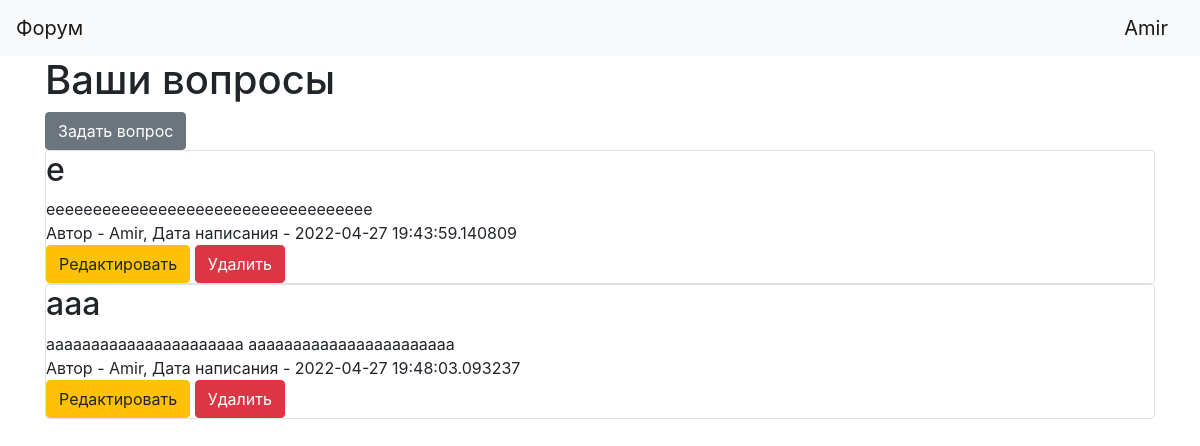
Page / (signed in) on the earlier database version.
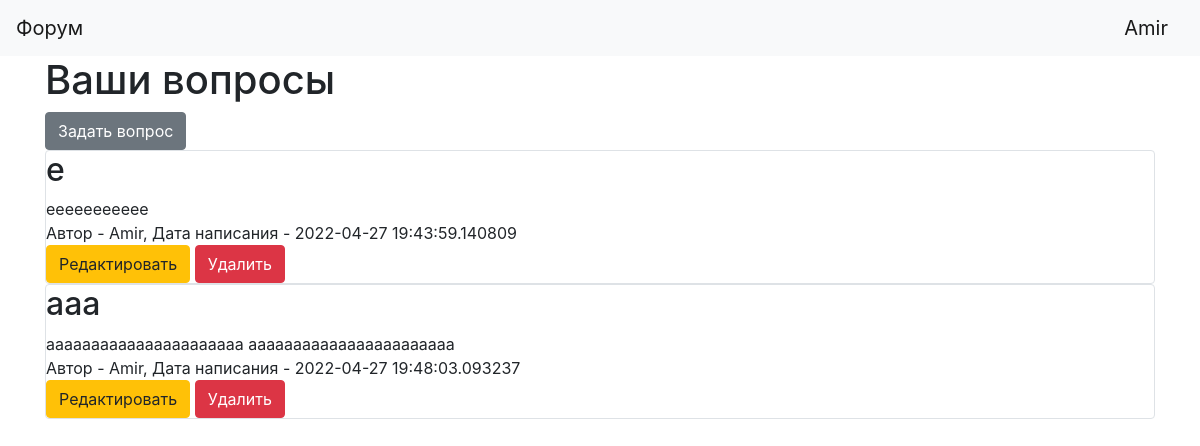
Same page on the later database version.
### data/user.py (models this page shows, shortened)
class User(SqlAlchemyBase, UserMixin):
    __tablename__ = 'users'
    id = sqlalchemy.Column(sqlalchemy.Integer,
                           primary_key=True, autoincrement=True)
    name = sqlalchemy.Column(sqlalchemy.String, nullable=True)
    about = sqlalchemy.Column(sqlalchemy.String, nullable=True)
    email = sqlalchemy.Column(sqlalchemy.String,
                              index=True, unique=True, nullable=True)
    hashed_password = sqlalchemy.Column(sqlalchemy.String, nullable=True)
    created_date = sqlalchemy.Column(sqlalchemy.DateTime,
                                     default=datetime.datetime.now)
    questions = orm.relation("Question", back_populates='user')

### data/question.py (models this page shows)
class Question(SqlAlchemyBase):
    __tablename__ = 'questions'
    id = sqlalchemy.Column(sqlalchemy.Integer,
                           primary_key=True, autoincrement=True)
    title = sqlalchemy.Column(sqlalchemy.String, nullable=True)
    content = sqlalchemy.Column(sqlalchemy.String, nullable=True)
    created_date = sqlalchemy.Column(sqlalchemy.DateTime,
                                     default=datetime.datetime.now)
    user_id = sqlalchemy.Column(sqlalchemy.Integer,
                                sqlalchemy.ForeignKey("users.id"))
    user = orm.relation('User')

### test.py (the view)
@app.route('/')
def index():
    db_sess = db_session.create_session()
    question = []
    if current_user.is_authenticated:
        question = db_sess.query(Question).filter(Question.user == current_user)
    else:
        redirect('/login')
    return render_template('index.html', question=question, current_user=current_user)

### data/db_session.py (called while the page is built)
def create_session() -> Session:
    global __factory
    return __factory()

### test.py (called while the page is built)
@login_manager.user_loader
def load_user(user_id):
    db_sess = db_session.create_session()
    return db_sess.query(User).get(user_id)

### templates/index.html
{% extends "base.html" %}
{% block content %}
<h1>Ваши вопросы</h1>
{% if current_user.is_authenticated %}
    <a href="question" class="btn btn-secondary">Задать вопрос</a>
{% endif %}
{% for item in question%}
<div class="col-md6 border rounded">
    <h2>{{item.title}}</h2>
    <div>
        {{item.content}}
    </div>
    <div>
        Автор - {{item.user.name}}, Дата написания - {{item.created_date}}
    </div>
    {% if current_user.is_authenticated and current_user == item.user %}
        <div>
            <a href="/question/{{ item.id }}" class="btn btn-warning">
                Редактировать
            </a>
            <a href="/question_delete/{{ item.id }}" class="btn btn-danger">
                Удалить
            </a>
        </div>
    {% endif %}
</div>
{% endfor %}
{% endblock %}

### templates/base.html (shortened to what this page needs)
<!doctype html>
<html lang="en">
<head>
    <link rel="stylesheet"
          href="https://stackpath.bootstrapcdn.com/bootstrap/4.4.1/css/bootstrap.min.css"
>
</head>
<body>
<header>
    <nav class="navbar navbar-light bg-light">
        <a class="navbar-brand" href="#">Форум</a>
        {% if current_user.is_authenticated %}
            <a class="navbar-brand" href="/logout">{{ current_user.name }}</a>
        {% else %}
            <p>
                <a class="btn btn-primary " href="/register">Зарегистрироваться</a>
                <a class="btn btn-success" href="/login">Войти</a>
            </p>
        {% endif %}
    </nav>
</header>
<main role="main" class="container">
    {% block content %}{% endblock %}
</main>
</body>
</html>

Differences in the rows shown:
changed Question: content "eeeeeeeeeeeeeeeeeeeeeeeeeeeeeeeeeee" → "eeeeeeeeeee"
